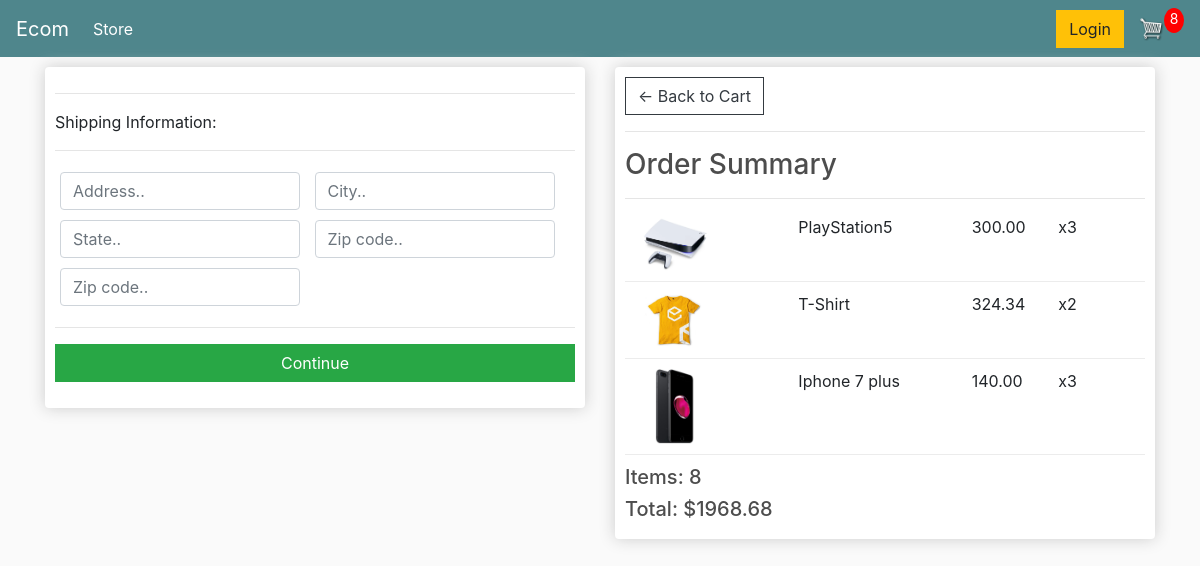
/checkout/ (signed in), run on an earlier commit of the app's database.
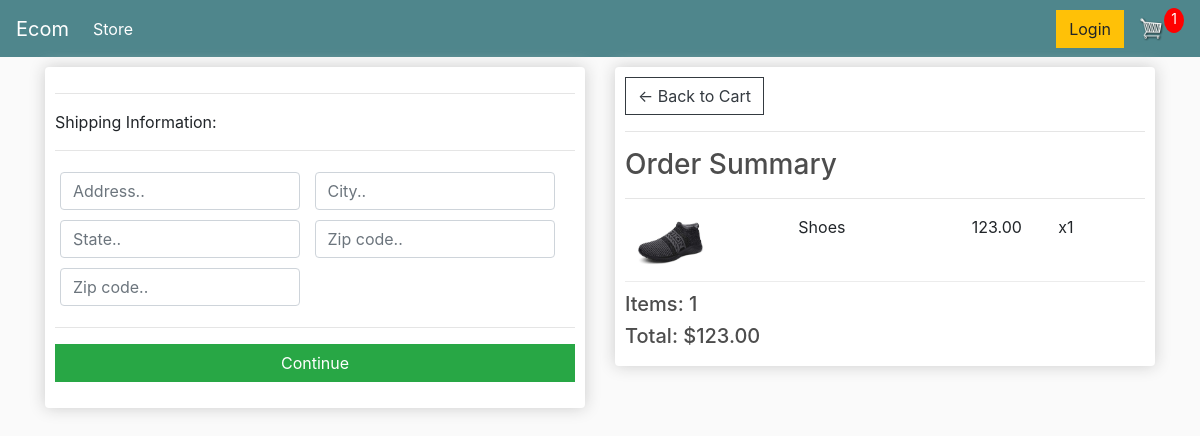
And on a later commit of the database.
### store/models.py (models this page shows, shortened)
class OrderItem(models.Model):
    product = models.ForeignKey(Product, on_delete=models.SET_NULL, null=True)
    order = models.ForeignKey(Order, on_delete=models.SET_NULL, null=True)
    quantity = models.IntegerField(default=0, null=True, blank=True)
    date_added = models.DateTimeField(auto_now_add=True)
    @property
    def get_total(self):
        total = self.product.price * self.quantity
        return total

class Product(models.Model):
    name = models.CharField(max_length=200)
    price = models.FloatField()
    digital = models.BooleanField(default=False, null=True, blank=True)
    image = models.ImageField(null=True, blank=True)
    @property
    def imageURL(self):
        try:
            url = self.image.url
        except:
            url = ''
        return url

class Order(models.Model):
    customer = models.ForeignKey(Customer, on_delete=models.SET_NULL, null=True, blank=True)
    date_ordered = models.DateTimeField(auto_now_add=True)
    complete = models.BooleanField(default=False)
    transaction_id = models.CharField(max_length=200, null=True)
    @property
    def shipping(self):
        shipping = False
        orderitems = self.orderitem_set.all()
        for i in orderitems:
            if i.product.digital == False:
                shipping = True
        return shipping
    @property
    def get_cart_total(self):
        orderitems = self.orderitem_set.all()
        total = sum([item.get_total for item in orderitems])
        return total
    @property
    def get_cart_items(self):
        orderitems = self.orderitem_set.all()
        total = sum([item.quantity for item in orderitems])
        return total

### store/views.py (the view, shortened to what this page needs)
# urls.py: path('checkout/', views.checkout, name='checkout'),
def checkout(request):
    if request.user.is_authenticated:
        customer = request.user.customer
        order, created = Order.objects.get_or_create(customer=customer, complete=False)
        items = order.orderitem_set.all()
        cartItems = order.get_cart_items
    context = {
        'items' : items,
        'order' : order,
        'cartItems' : cartItems,
    }
    return render(request, 'store/checkout.html', context)

### store/templates/store/checkout.html (shortened to what this page needs)
{% extends 'store/main.html' %}
{% load static %}
{% block content %}
    <div class="row">
        <div class="col-lg-6">
            <div class="box-element" id="form-wrapper">
                <form id="form">
                    <div id="shipping-info">
                        <hr>
						<p>Shipping Information:</p>
						<hr>
						<div class="form-field">
							<input class="form-control" type="text" name="address" placeholder="Address..">
						</div>
						<div class="form-field">
							<input class="form-control" type="text" name="city" placeholder="City..">
						</div>
						<div class="form-field">
							<input class="form-control" type="text" name="state" placeholder="State..">
						</div>
						<div class="form-field">
							<input class="form-control" type="text" name="zipcode" placeholder="Zip code..">
						</div>
						<div class="form-field">
							<input class="form-control" type="text" name="country" placeholder="Zip code..">
						</div>
                    </div>
                    <hr>
                    <input id="form-button" class="btn btn-success btn-block" type="submit" value="Continue">
                </form>
            </div>
            <br>
        </div>
        <div class="col-lg-6">
            <div class="box-element" id="form-wrapper">
                <a  class="btn btn-outline-dark" href="{% url 'cart' %}">&#x2190; Back to Cart</a>
                <hr>
                <h3>Order Summary</h3>
                <hr>
                {% for item in items %}
                    <div class="cart-row">
                        <div style="flex:2"><img class="row-image" src="{{item.product.imageURL}}"></div>
                        <div style="flex:2"><p>{{item.product.name}}</p></div>
                        <div style="flex:1"><p>{{item.product.price|floatformat:2}}</p></div>
                        <div style="flex:1"><p>x{{item.quantity}}</p></div>
                    </div>
                {% endfor %}
				<h5>Items: {{order.get_cart_items}}</h5>
				<h5>Total: ${{order.get_cart_total|floatformat:2}}</h5>
            </div>
        </div>
    </div>
{% endblock content %}

What changed in the data, as far as the page shows it:
removed OrderItem: product.imageURL (picture), product.name "PlayStation5", product.price "300.00", quantity "3"
removed OrderItem: product.imageURL (picture), product.name "T-Shirt", product.price "324.34", quantity "2"
removed OrderItem: product.imageURL (picture), product.name "Iphone 7 plus", product.price "140.00", quantity "3"
no longer on this page (row edited): Order: get_cart_items "8", get_cart_total "1968.68"
added OrderItem: product.imageURL (picture), product.name "Shoes", product.price "123.00", quantity "1"
added Order: get_cart_items "1", get_cart_total "123.00"
Also different on the page:
{{ cartItems }}: "8" → "1"
